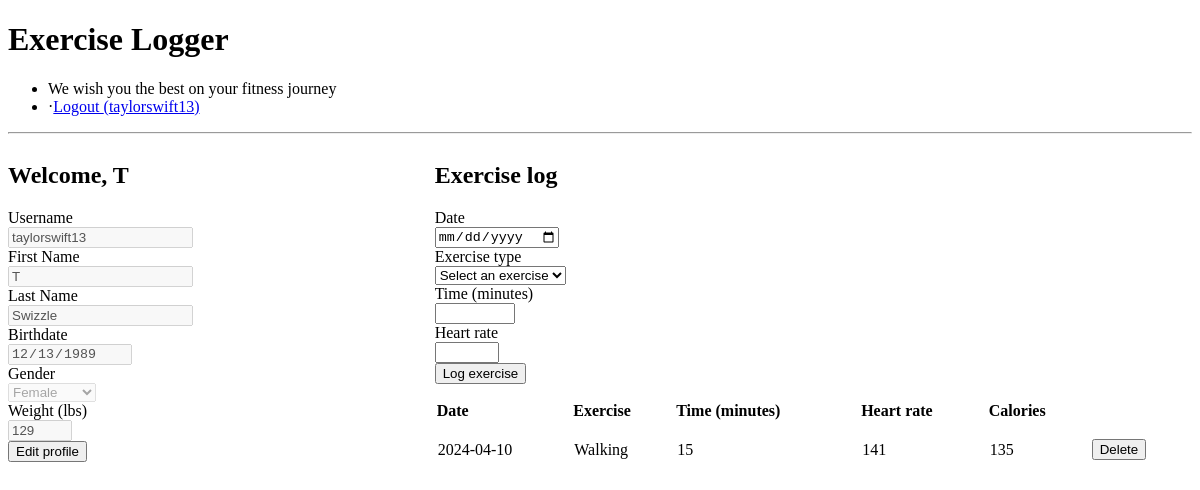
The app's page / (signed in) with its own data.
### tables this page shows
CREATE TABLE `exercise_user` (
  `id` int NOT NULL AUTO_INCREMENT,
  `username` varchar(24) NOT NULL,
  `sh_password` varbinary(256) NOT NULL,
  `first_name` varchar(32) NOT NULL,
  `last_name` varchar(32) NOT NULL,
  `birthdate` date NOT NULL,
  `gender` char(1) NOT NULL,
  `weight` smallint NOT NULL,
  PRIMARY KEY (`id`),
  UNIQUE KEY `username` (`username`)
);

CREATE TABLE `exercise_log` (
  `id` int NOT NULL AUTO_INCREMENT,
  `user_id` int NOT NULL,
  `date` date NOT NULL,
  `exercise_type` varchar(32) NOT NULL,
  `time_in_minutes` smallint NOT NULL,
  `heartrate` smallint NOT NULL,
  `calories` smallint NOT NULL,
  PRIMARY KEY (`id`),
  KEY `user_id` (`user_id`),
  CONSTRAINT `exercise_log_ibfk_2` FOREIGN KEY (`user_id`) REFERENCES `exercise_user` (`id`) ON DELETE CASCADE ON UPDATE RESTRICT
);

### requires/queryutils.php (called while the page is built, shortened)
<?php
function parameterizedQuery($dbc, $sql_query, $data_types, ...$query_parameters)
{
    $ret_val = false;
    if ($stmt = mysqli_prepare($dbc, $sql_query))
    {
        if (mysqli_stmt_bind_param($stmt, $data_types, ...$query_parameters)
                && mysqli_stmt_execute($stmt))
        {
            $ret_val = mysqli_stmt_get_result($stmt);
        }
    }
    return $ret_val;
}

### requires/logger/log.php (the view, shortened to what this page needs)
<div class="ml-auto">
    <form method="POST" action="<?= $_SERVER['PHP_SELF'] ?>">
        <div class="form-group">
            <div class="form-group-header">
                <label for="date" class="form-label">Date</label>
            </div>
            <div class="form-group-body">
                <input type="date" class="form-control" id="date" name="date" required>
            </div>
        </div>
        <div class="form-group">
            <div class="form-group-header">
                <label for="exercise" class="form-label">Exercise type</label>
            </div>
            <div class="form-group-body">
                <select class="form-control" id="exercise" name="exercise" required>
                    <option value="" disabled selected>Select an exercise</option>
                </select>
            </div>
        </div>
        <div class="form-group">
            <div class="form-group-header">
                <label for="time" class="form-label">Time <span class="color-fg-muted text-normal">(minutes)</span></label>
            </div>
            <div class="form-group-body">
                <input type="number" min="1" max="10000" class="form-control" id="time" name="time" required>
            </div>
        </div>
        <div class="form-group">
            <div class="form-group-header">
                <label for="heartrate" class="form-label">Heart rate</label>
            </div>
            <div class="form-group-body">
                <input type="number" min="1" max="299" class="form-control" id="heartrate" name="heartrate" required>
            </div>
        </div>
        <div class="form-group">
            <button type="submit" class="btn btn-primary mt-3 ml-auto d-block" name="log_exercise">Log exercise</button>
        </div>
    </form>
</div>
<div>
    <table class="log-table">
        <thead>
            <tr>
                <th class="h4" scope="col">Date</th>
                <th class="h4" scope="col">Exercise</th>
                <th class="h4" scope="col">Time <span class="color-fg-muted text-normal">(minutes)</span></th>
                <th class="h4" scope="col">Heart rate</th>
                <th class="h4" scope="col">Calories</th>
            </tr>
        </thead>
        <tbody>
            <?php
                require_once('deletelog.php');
                $query = "SELECT `id`, `date`, `exercise_type`, `time_in_minutes`, `heartrate`, `calories` FROM exercise_log WHERE user_id = ? ORDER BY `date` DESC";
                $results = parameterizedQuery($dbc, $query, 'i', $user_id)
                    or trigger_error(mysqli_error($dbc), E_USER_ERROR);
                while ($row = mysqli_fetch_array($results))
                {
                    echo '<tr>';
                    echo '<td>' . $row['date'] . '</td>';
                    echo '<td>' . $row['exercise_type'] . '</td>';
                    echo '<td>' . $row['time_in_minutes'] . '</td>';
                    echo '<td>' . $row['heartrate'] . '</td>';
                    echo '<td>' . $row['calories'] . '</td>';
                    echo '<td>' . '<form action="' . $_SERVER['PHP_SELF'] . '" method="post"><input type="hidden" name="log_id" value="' . $row['id'] . '"><button type="submit" class="btn-link color-fg-danger" name="delete_log">Delete</button></form>' . '</td>';
                    echo '</tr>';
                }
            ?>
        </tbody>
    </table>
</div>

### index.php
<?php
    $page_title = 'Exercise Logger';
?>
<!doctype html>
<html>
    <?php require_once('./requires/head.php'); ?>
    <body class="m-6">
        <?php require_once('./requires/header.php'); ?>
        <main>
            <?php if (!isset($_SESSION['id'])): ?>
                <?php require_once('./requires/home/main.php'); ?>
            <?php else: ?>
                <div class="index-grid">
                    <?php require_once('./requires/profile/main.php'); ?>
                    <?php require_once('./requires/logger/main.php'); ?>
                </div>
            <?php endif; ?>
        </main>
    </body>
</html>

### requires/head.php (shortened to what this page needs)
<head>
    <link href="https://unpkg.com/@primer/css@^20.2.4/dist/primer.css" rel="stylesheet">
    <link href="./custom.css" rel="stylesheet">
</head>

### requires/header.php (shortened to what this page needs)
<?php
    $page_title = isset($page_title) ? $page_title : "";
?>
<header class="mb-6">
    <h1 class="h2"><?= $page_title ?></h1>
    <nav>
        <ul>
            <li class="d-inline-block text-italic">We wish you the best on your fitness journey</li>
            <?php if (isset($_SESSION['username'])): ?>
                <li class="d-inline-block"><span class="mx-2">·</span><a href=<?= dirname($_SERVER['PHP_SELF']) . '/logout.php' ?>>Logout <span class="text-italic">(<?=$_SESSION['username'] ?>)</span></a></li>
            <?php endif; ?>
        </ul>
    </nav>
    <hr>
</header>

### requires/profile/main.php (shortened to what this page needs)
<div class="profile">
    <?php
        require_once __DIR__ . '/../queryutils.php';
        $dbc = mysqli_connect(DB_HOST, DB_USER, DB_PASSWORD, DB_NAME)
                    or trigger_error('Error connecting to MySQL server for'
                    .  DB_NAME, E_USER_ERROR);
        if (isset($_SESSION['id'])) {
            $id = $_SESSION['id'];
            $query = "SELECT id, username, first_name, last_name, birthdate, gender, weight "
                    . "FROM exercise_user WHERE id = ?";
            $results = parameterizedQuery($dbc, $query, 'i', $id)
                    or trigger_error(mysqli_error($dbc), E_USER_ERROR);
            if (mysqli_num_rows($results) == 1)
            {
                $row = mysqli_fetch_assoc($results);
                $username = $row['username'];
                $first_name = $row['first_name'];
                $last_name = $row['last_name'];
                $birthdate = $row['birthdate'];
                $gender = $row['gender'];
                $weight = $row['weight'];
            }
        }
    ?>
    <h2 class="h3">
        Welcome, <?=$first_name?>
    </h2>
    <?php
        if (isset($_POST['to_edit_profile']) || isset($_POST['edit_profile']))
        {
            require_once('edit.php');
        }
        else
        {
            require_once('userinfo.php');
        }
    ?>
</div>

### requires/profile/userinfo.php (shortened to what this page needs)
<form method="POST" action="<?= $_SERVER['PHP_SELF'] ?>">
    <div class="form-group">
        <div class="form-group-header">
            <label for="firstName" class="form-label">Username</label>
        </div>
        <div class="form-group-body">
            <input type="text" maxlength="24" class="form-control" id="username" name="username" value="<?=$username?>" disabled>
        </div>
    </div>
    <div class="form-group">
        <div class="form-group-header">
            <label for="firstName" class="form-label">First Name</label>
        </div>
        <div class="form-group-body">
            <input type="text" maxlength="32" class="form-control" id="firstName" name="first_name" value="<?=$first_name?>" disabled>
        </div>
    </div>
    <div class="form-group">
        <div class="form-group-header">
            <label for="lastName" class="form-label">Last Name</label>
        </div>
        <div class="form-group-body">
            <input type="text" maxlength="32" class="form-control" id="lastName" name="last_name" value="<?=$last_name?>" disabled>
        </div>
    </div>
    <div class="form-group">
        <div class="form-group-header">
            <label for="birthdate" class="form-label">Birthdate</label>
        </div>
        <div class="form-group-body">
            <input type="date" class="form-control" id="birthdate" name="birthdate" value="<?=$birthdate?>" disabled>
        </div>
    </div>
    <div class="form-group">
        <div class="form-group-header">
            <label for="gender" class="form-label">Gender</label>
        </div>
        <div class="form-group-body">
            <select class="form-control" id="gender" name="gender" disabled>
                <option value="F" <?php echo $gender == 'F' ? 'selected' : ''; ?>>Female</option>
            </select>
        </div>
    </div>
    <div class="form-group">
        <div class="form-group-header">
            <label for="weight" class="form-label">Weight <span class="color-fg-muted text-normal">(lbs)</span></label>
        </div>
        <div class="form-group-body">
            <input type="number" min="1" max="999" class="form-control" id="weight" name="weight" value="<?=$weight?>" disabled>
        </div>
    </div>
    <div class="form-group">
        <button type="submit" class="btn-link mt-3" name="to_edit_profile">Edit profile</button>
    </div>
</form>

### requires/logger/main.php (shortened to what this page needs)
<div class="logger">
    <?php
        require_once __DIR__ . '/../queryutils.php';
        if (isset($_SESSION['id'])) {
            $user_id = $_SESSION['id'];
        }
    ?>
    <h2 class="text-right h3">
        Exercise log
    </h2>
    <div class="d-flex flex-column flex-wrap">
        <?php require_once('log.php') ?>
    </div>
</div>

### custom.css (style rules this page uses)
.index-grid { display: grid; grid-template-columns: 1fr 2fr; gap: 3em; }
.profile { grid-column: 1; }
.logger { grid-column: 2; }
.log-table { width: 100%; }
.log-table th { text-align: left; padding: 1em 0; }

### records on screen
exercise_user: first_name "T", username "taylorswift13", last_name "Swizzle", birthdate "12/13/1989", gender "Female", weight "129"
exercise_log: date "2024-04-10", exercise_type "Walking", time_in_minutes "15", heartrate "141", calories "135"

### other values on screen
$page_title "Exercise Logger"
$_SESSION['username'] "taylorswift13"
